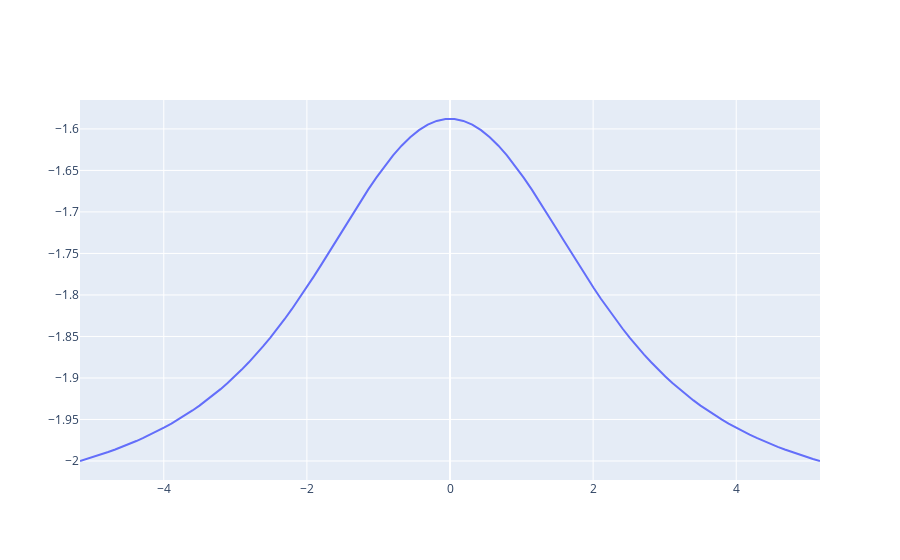

Source (notebook cell):
### Code cell
fig=go.Figure()
fig.add_trace(go.Scatter(x=np.array(res[29]).real,y=np.array(res[29]).imag))
fig.show()
